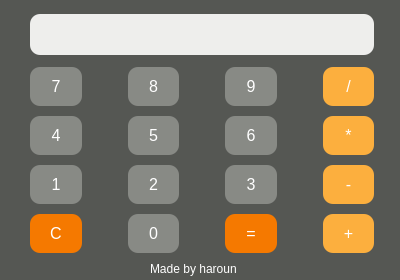
<?xml version="1.0" encoding="UTF-8"?>
<ui version="4.0">
 <class>Dialog</class>
 <widget class="QDialog" name="Dialog">
  <property name="geometry">
   <rect>
    <x>0</x>
    <y>0</y>
    <width>400</width>
    <height>280</height>
   </rect>
  </property>
  <property name="windowTitle">
   <string>Calculatrice</string>
  </property>
  <property name="styleSheet">
   <string notr="true">background-color: rgb(85, 87, 83);</string>
  </property>
  <widget class="QLabel" name="label">
   <property name="geometry">
    <rect>
     <x>150</x>
     <y>260</y>
     <width>111</width>
     <height>17</height>
    </rect>
   </property>
   <property name="styleSheet">
    <string notr="true">color:rgb(255, 255, 255)</string>
   </property>
   <property name="text">
    <string>Made by haroun</string>
   </property>
  </widget>
  <widget class="QWidget" name="">
   <property name="geometry">
    <rect>
     <x>10</x>
     <y>10</y>
     <width>384</width>
     <height>249</height>
    </rect>
   </property>
   <layout class="QVBoxLayout" name="verticalLayout_5">
    <item>
     <layout class="QHBoxLayout" name="horizontalLayout_2">
      <item>
       <widget class="QLineEdit" name="lineEdit">
        <property name="styleSheet">
         <string notr="true">background-color: rgb(238, 238, 236);
border: none;
color: rgb(85, 87, 83);
padding: 10px;
font-size: 16px;
margin: 2px 20px;
border-radius: 10px;
</string>
        </property>
       </widget>
      </item>
     </layout>
    </item>
    <item>
     <layout class="QHBoxLayout" name="horizontalLayout">
      <item>
       <layout class="QVBoxLayout" name="verticalLayout">
        <item>
         <widget class="QPushButton" name="sept">
          <property name="styleSheet">
           <string notr="true">background-color: rgb(136, 138, 133);
border: none;
color: white;
padding: 10px;
font-size: 16px;
margin: 2px 20px;
border-radius: 10px;
</string>
          </property>
          <property name="text">
           <string>7</string>
          </property>
         </widget>
        </item>
        <item>
         <widget class="QPushButton" name="quatre">
          <property name="styleSheet">
           <string notr="true">background-color: rgb(136, 138, 133);
border: none;
color: white;
padding: 10px;
font-size: 16px;
margin: 2px 20px;
border-radius: 10px;
</string>
          </property>
          <property name="text">
           <string>4</string>
          </property>
         </widget>
        </item>
        <item>
         <widget class="QPushButton" name="un">
          <property name="styleSheet">
           <string notr="true">background-color: rgb(136, 138, 133);
border: none;
color: white;
padding: 10px;
font-size: 16px;
margin: 2px 20px;
border-radius: 10px;
</string>
          </property>
          <property name="text">
           <string>1</string>
          </property>
         </widget>
        </item>
        <item>
         <widget class="QPushButton" name="effacer">
          <property name="styleSheet">
           <string notr="true">background-color: rgb(245, 121, 0);
border: none;
color: white;
padding: 10px;
font-size: 16px;
margin: 2px 20px;
border-radius: 10px;
</string>
          </property>
          <property name="text">
           <string>C</string>
          </property>
         </widget>
        </item>
       </layout>
      </item>
      <item>
       <layout class="QVBoxLayout" name="verticalLayout_2">
        <item>
         <widget class="QPushButton" name="huit">
          <property name="styleSheet">
           <string notr="true">background-color: rgb(136, 138, 133);
border: none;
color: white;
padding: 10px;
font-size: 16px;
margin: 2px 20px;
border-radius: 10px;
</string>
          </property>
          <property name="text">
           <string>8</string>
          </property>
         </widget>
        </item>
        <item>
         <widget class="QPushButton" name="cinq">
          <property name="styleSheet">
           <string notr="true">background-color: rgb(136, 138, 133);
border: none;
color: white;
padding: 10px;
font-size: 16px;
margin: 2px 20px;
border-radius: 10px;
</string>
          </property>
          <property name="text">
           <string>5</string>
          </property>
         </widget>
        </item>
        <item>
         <widget class="QPushButton" name="deux">
          <property name="styleSheet">
           <string notr="true">background-color: rgb(136, 138, 133);
border: none;
color: white;
padding: 10px;
font-size: 16px;
margin: 2px 20px;
border-radius: 10px;
</string>
          </property>
          <property name="text">
           <string>2</string>
          </property>
         </widget>
        </item>
        <item>
         <widget class="QPushButton" name="zero">
          <property name="styleSheet">
           <string notr="true">background-color: rgb(136, 138, 133);
border: none;
color: white;
padding: 10px;
font-size: 16px;
margin: 2px 20px;
border-radius: 10px;
</string>
          </property>
          <property name="text">
           <string>0</string>
          </property>
         </widget>
        </item>
       </layout>
      </item>
      <item>
       <layout class="QVBoxLayout" name="verticalLayout_3">
        <item>
         <widget class="QPushButton" name="neuf">
          <property name="styleSheet">
           <string notr="true">background-color: rgb(136, 138, 133);
border: none;
color: white;
padding: 10px;
font-size: 16px;
margin: 2px 20px;
border-radius: 10px;
</string>
          </property>
          <property name="text">
           <string>9</string>
          </property>
         </widget>
        </item>
        <item>
         <widget class="QPushButton" name="six">
          <property name="styleSheet">
           <string notr="true">background-color: rgb(136, 138, 133);
border: none;
color: white;
padding: 10px;
font-size: 16px;
margin: 2px 20px;
border-radius: 10px;
</string>
          </property>
          <property name="text">
           <string>6</string>
          </property>
         </widget>
        </item>
        <item>
         <widget class="QPushButton" name="trois">
          <property name="styleSheet">
           <string notr="true">background-color: rgb(136, 138, 133);
border: none;
color: white;
padding: 10px;
font-size: 16px;
margin: 2px 20px;
border-radius: 10px;
</string>
          </property>
          <property name="text">
           <string>3</string>
          </property>
         </widget>
        </item>
        <item>
         <widget class="QPushButton" name="entrer">
          <property name="styleSheet">
           <string notr="true">background-color: rgb(245, 121, 0);
border: none;
color: white;
padding: 10px;
font-size: 16px;
margin: 2px 20px;
border-radius: 10px;
</string>
          </property>
          <property name="text">
           <string>=</string>
          </property>
         </widget>
        </item>
       </layout>
      </item>
      <item>
       <layout class="QVBoxLayout" name="verticalLayout_4">
        <item>
         <widget class="QPushButton" name="division">
          <property name="styleSheet">
           <string notr="true">background-color: rgb(252, 175, 62);
border: none;
color: white;
padding: 10px;
font-size: 16px;
margin: 2px 20px;
border-radius: 10px;
</string>
          </property>
          <property name="text">
           <string>/</string>
          </property>
         </widget>
        </item>
        <item>
         <widget class="QPushButton" name="multiplication">
          <property name="styleSheet">
           <string notr="true">background-color: rgb(252, 175, 62);
border: none;
color: white;
padding: 10px;
font-size: 16px;
margin: 2px 20px;
border-radius: 10px;
</string>
          </property>
          <property name="text">
           <string>*</string>
          </property>
         </widget>
        </item>
        <item>
         <widget class="QPushButton" name="soustraction">
          <property name="styleSheet">
           <string notr="true">background-color: rgb(252, 175, 62);
border: none;
color: white;
padding: 10px;
font-size: 16px;
margin: 2px 20px;
border-radius: 10px;
</string>
          </property>
          <property name="text">
           <string>-</string>
          </property>
         </widget>
        </item>
        <item>
         <widget class="QPushButton" name="addition">
          <property name="styleSheet">
           <string notr="true">background-color: rgb(252, 175, 62);
border: none;
color: white;
padding: 10px;
font-size: 16px;
margin: 2px 20px;
border-radius: 10px;
</string>
          </property>
          <property name="text">
           <string>+</string>
          </property>
         </widget>
        </item>
       </layout>
      </item>
     </layout>
    </item>
   </layout>
  </widget>
 </widget>
 <resources/>
 <connections/>
</ui>
